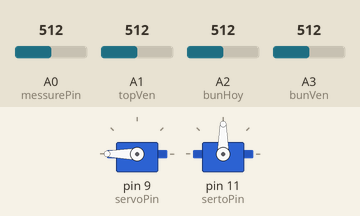
Simulated run of this sketch. Board: Arduino Uno, built with avr-gcc and run on an emulated ATmega328P. Parts: 2 × servo. The inputs (shaded band) are chosen by the test bench; at power-on: A0 (messurePin) = 512, A1 (topVen) = 512, A2 (bunHoy) = 512, A3 (bunVen) = 512.

Above: at 0.79 s.
1.3 s: A0 (messurePin) set to 716
At 2.6 s:
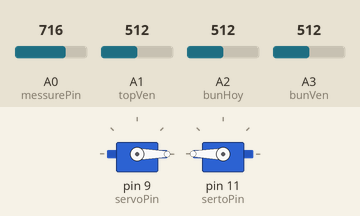
2.9 s: A1 (topVen) set to 716
5.9 s: A2 (bunHoy) set to 992
At 6.9 s:
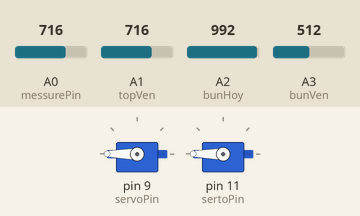
7.6 s: A3 (bunVen) set to 306
At 8.0 s:
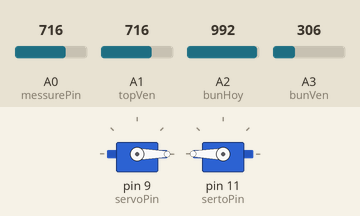
9.2 s: A0 (messurePin) set to 30
At 9.65 s:
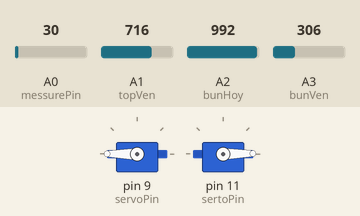
12.2 s: A2 (bunHoy) set to 306
At 12.7 s:
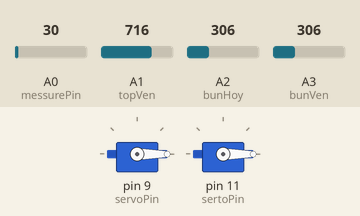
Timing chart, 0 to 14.8 s (numbered marks = the images above; inputs shaded):
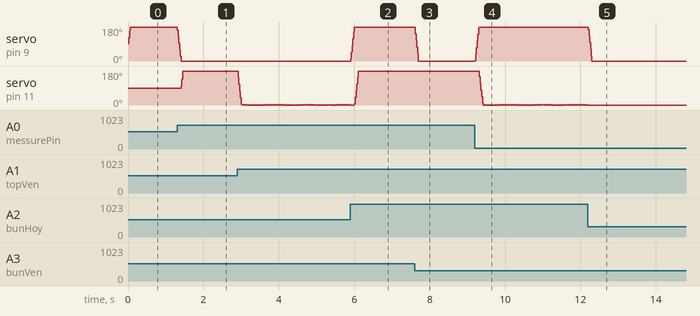

The sketch:

Servo.ino
```cpp
#include <Servo.h>

int messurePin = A0;
int servoPin = 9;
int sertoPin = 11;
int topHoy = A0;
int topVen = A1;
int bunHoy = A2;
int bunVen = A3;

int moveX = 90;
int moveY = 90;

// Lys sensor variabler er sett bakfra
int overstVenstre;
int overstHoyre;
int nederstVenstre;
int nederstHoyre;


bool calibrated = false;

Servo myservo;
Servo myserto;

//Leser lys sensorene
void readLight(){
    overstHoyre = analogRead(topHoy);
    overstVenstre = analogRead(topVen);
    nederstHoyre = analogRead(bunHoy);
    nederstVenstre = analogRead(bunVen);
}

//Bestemmer hvor/ hvor mye servoen skal flytte
void servomove(){
    //hvis lyset er sterkere over skal den bevege seg opp
    if((nederstVenstre + nederstHoyre >= overstHoyre + overstVenstre)&&(moveY < 180)){
        moveY++;
    }
    //hvis lyset er sterkere nederst skal den bevege seg ned
    else if((overstHoyre + overstVenstre >= nederstVenstre + nederstHoyre)&&(moveY > 0)){
        moveY--;
    }
    //hvis lyset er sterkere på høyre side skal den bevege seg til høyre
    else if(((overstHoyre + nederstHoyre <= nederstVenstre + overstVenstre)&&(moveX > 0))){
        moveX--;
    }
    //hvis lyset er sterkere på venstre side skal den bevege seg til venstre
    else if((overstHoyre + nederstHoyre >= nederstVenstre + overstVenstre)&&(moveX < 180)){
        moveX++;
    }
}
void setup(){
    pinMode(messurePin,INPUT);
    pinMode(topHoy,INPUT);
    pinMode(topVen,INPUT);
    pinMode(bunHoy, INPUT);
    pinMode(bunVen,INPUT);
    Serial.begin(9600);
    myservo.attach(servoPin);
    myserto.attach(sertoPin);
}

void loop(){
    readLight();
    servomove();
    //Beveger servo
    myservo.write(moveY);
    myserto.write(moveX);
}
```

Measured:
- after the input at 1.3 s, servo on pin 11 (sertoPin): 90° → 180° after 0.11 s
- after the input at 5.9 s, servo on pin 9 (servoPin): 0° → 180° at once
- after the input at 7.6 s, servo on pin 9 (servoPin): 180° → 0° at once
- after the input at 9.2 s, servo on pin 9 (servoPin): 0° → 180° at once
- after the input at 12.2 s, servo on pin 9 (servoPin): 180° → 0° at once; servo on pin 11 (sertoPin): goes on until 12.2 s, then stays 0°
